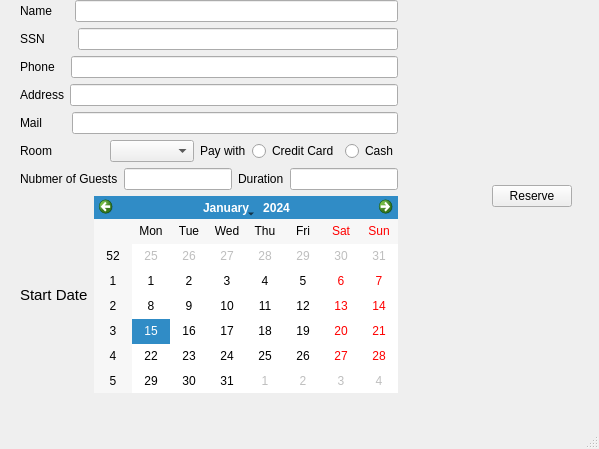
<?xml version="1.0" encoding="UTF-8"?>
<ui version="4.0">
 <class>ReserveRoom</class>
 <widget class="QMainWindow" name="ReserveRoom">
  <property name="geometry">
   <rect>
    <x>0</x>
    <y>0</y>
    <width>599</width>
    <height>449</height>
   </rect>
  </property>
  <property name="windowTitle">
   <string>MainWindow</string>
  </property>
  <widget class="QWidget" name="centralwidget">
   <widget class="QWidget" name="">
    <property name="geometry">
     <rect>
      <x>20</x>
      <y>0</y>
      <width>552</width>
      <height>393</height>
     </rect>
    </property>
    <layout class="QHBoxLayout" name="horizontalLayout_14">
     <item>
      <layout class="QVBoxLayout" name="verticalLayout_3">
       <item>
        <layout class="QVBoxLayout" name="verticalLayout">
         <item>
          <layout class="QHBoxLayout" name="horizontalLayout">
           <item>
            <widget class="QLabel" name="label">
             <property name="text">
              <string>Name     </string>
             </property>
            </widget>
           </item>
           <item>
            <widget class="QLineEdit" name="lineEdit_Name"/>
           </item>
          </layout>
         </item>
         <item>
          <layout class="QHBoxLayout" name="horizontalLayout_7">
           <item>
            <widget class="QLabel" name="SSN">
             <property name="text">
              <string>SSN        </string>
             </property>
            </widget>
           </item>
           <item>
            <widget class="QLineEdit" name="lineEdit_SSN"/>
           </item>
          </layout>
         </item>
         <item>
          <layout class="QHBoxLayout" name="horizontalLayout_3">
           <item>
            <widget class="QLabel" name="Phone">
             <property name="text">
              <string>Phone   </string>
             </property>
            </widget>
           </item>
           <item>
            <widget class="QLineEdit" name="lineEdit_Phone"/>
           </item>
          </layout>
         </item>
         <item>
          <layout class="QHBoxLayout" name="horizontalLayout_5">
           <item>
            <widget class="QLabel" name="Address">
             <property name="text">
              <string>Address</string>
             </property>
            </widget>
           </item>
           <item>
            <widget class="QLineEdit" name="lineEdit_Address"/>
           </item>
          </layout>
         </item>
         <item>
          <layout class="QHBoxLayout" name="horizontalLayout_2">
           <item>
            <widget class="QLabel" name="Mail">
             <property name="text">
              <string>Mail       </string>
             </property>
            </widget>
           </item>
           <item>
            <widget class="QLineEdit" name="lineEdit_Mail"/>
           </item>
          </layout>
         </item>
        </layout>
       </item>
       <item>
        <layout class="QVBoxLayout" name="verticalLayout_2">
         <item>
          <layout class="QHBoxLayout" name="horizontalLayout_8">
           <item>
            <layout class="QHBoxLayout" name="horizontalLayout_4">
             <item>
              <widget class="QLabel" name="label_2">
               <property name="text">
                <string>Room</string>
               </property>
              </widget>
             </item>
             <item>
              <widget class="QComboBox" name="roomType"/>
             </item>
            </layout>
           </item>
           <item>
            <layout class="QHBoxLayout" name="horizontalLayout_6">
             <item>
              <widget class="QLabel" name="Pay">
               <property name="text">
                <string>Pay with</string>
               </property>
              </widget>
             </item>
             <item>
              <widget class="QRadioButton" name="Credit">
               <property name="text">
                <string>Credit Card</string>
               </property>
              </widget>
             </item>
             <item>
              <widget class="QRadioButton" name="Cash">
               <property name="text">
                <string>Cash</string>
               </property>
              </widget>
             </item>
            </layout>
           </item>
          </layout>
         </item>
         <item>
          <layout class="QHBoxLayout" name="horizontalLayout_13">
           <item>
            <layout class="QHBoxLayout" name="horizontalLayout_9">
             <item>
              <widget class="QLabel" name="label_3">
               <property name="text">
                <string>Nubmer of Guests</string>
               </property>
              </widget>
             </item>
             <item>
              <widget class="QLineEdit" name="lineEdit"/>
             </item>
            </layout>
           </item>
           <item>
            <layout class="QHBoxLayout" name="horizontalLayout_11">
             <item>
              <widget class="QLabel" name="label_5">
               <property name="text">
                <string>Duration</string>
               </property>
              </widget>
             </item>
             <item>
              <widget class="QLineEdit" name="lineEdit_2"/>
             </item>
            </layout>
           </item>
          </layout>
         </item>
         <item>
          <layout class="QHBoxLayout" name="horizontalLayout_10">
           <item>
            <widget class="QLabel" name="label_4">
             <property name="font">
              <font>
               <pointsize>11</pointsize>
              </font>
             </property>
             <property name="text">
              <string>Start Date</string>
             </property>
            </widget>
           </item>
           <item>
            <widget class="QCalendarWidget" name="calendarWidget"/>
           </item>
          </layout>
         </item>
        </layout>
       </item>
      </layout>
     </item>
     <item>
      <layout class="QHBoxLayout" name="horizontalLayout_12">
       <item>
        <spacer name="horizontalSpacer">
         <property name="orientation">
          <enum>Qt::Horizontal</enum>
         </property>
         <property name="sizeHint" stdset="0">
          <size>
           <width>40</width>
           <height>20</height>
          </size>
         </property>
        </spacer>
       </item>
       <item>
        <widget class="QPushButton" name="button_Reserve">
         <property name="text">
          <string>Reserve</string>
         </property>
        </widget>
       </item>
      </layout>
     </item>
    </layout>
   </widget>
  </widget>
  <widget class="QMenuBar" name="menubar">
   <property name="geometry">
    <rect>
     <x>0</x>
     <y>0</y>
     <width>599</width>
     <height>21</height>
    </rect>
   </property>
  </widget>
  <widget class="QStatusBar" name="statusbar"/>
 </widget>
 <resources/>
 <connections/>
</ui>
